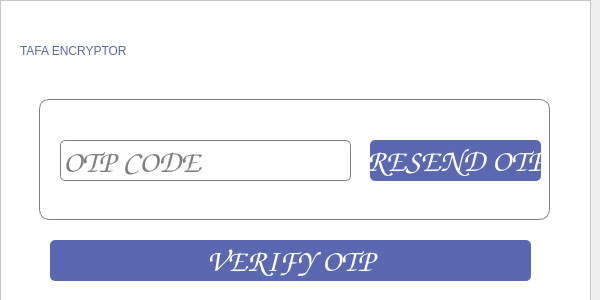
<?xml version="1.0" encoding="UTF-8"?>
<ui version="4.0">
 <class>verifyOtpForm</class>
 <widget class="QWidget" name="verifyOtpForm">
  <property name="geometry">
   <rect>
    <x>0</x>
    <y>0</y>
    <width>600</width>
    <height>300</height>
   </rect>
  </property>
  <property name="maximumSize">
   <size>
    <width>600</width>
    <height>300</height>
   </size>
  </property>
  <property name="windowTitle">
   <string>Tafa Player Verify Otp</string>
  </property>
  <widget class="QWidget" name="verticalLayoutWidget">
   <property name="geometry">
    <rect>
     <x>0</x>
     <y>0</y>
     <width>591</width>
     <height>331</height>
    </rect>
   </property>
   <layout class="QVBoxLayout" name="verticalLayout">
    <item>
     <widget class="QFrame" name="frame">
      <property name="styleSheet">
       <string notr="true">background: white;</string>
      </property>
      <property name="frameShape">
       <enum>QFrame::StyledPanel</enum>
      </property>
      <property name="frameShadow">
       <enum>QFrame::Raised</enum>
      </property>
      <widget class="QLineEdit" name="otpCodeInput">
       <property name="geometry">
        <rect>
         <x>60</x>
         <y>140</y>
         <width>291</width>
         <height>41</height>
        </rect>
       </property>
       <property name="font">
        <font>
         <family>Comic Sans MS</family>
         <pointsize>24</pointsize>
        </font>
       </property>
       <property name="styleSheet">
        <string notr="true">border-radius: 5px;
border: 1px solid gray;
color: black;</string>
       </property>
       <property name="inputMask">
        <string/>
       </property>
       <property name="text">
        <string/>
       </property>
       <property name="placeholderText">
        <string>OTP CODE</string>
       </property>
      </widget>
      <widget class="QPushButton" name="verifyOtpButton">
       <property name="geometry">
        <rect>
         <x>50</x>
         <y>240</y>
         <width>481</width>
         <height>41</height>
        </rect>
       </property>
       <property name="font">
        <font>
         <family>Comic Sans MS</family>
         <pointsize>24</pointsize>
        </font>
       </property>
       <property name="cursor">
        <cursorShape>PointingHandCursor</cursorShape>
       </property>
       <property name="styleSheet">
        <string notr="true">background: #5968B0;
color:white;
border: 0px;
border-radius:5px;</string>
       </property>
       <property name="text">
        <string>VERIFY OTP</string>
       </property>
      </widget>
      <widget class="QPushButton" name="resendOtpButton">
       <property name="geometry">
        <rect>
         <x>370</x>
         <y>140</y>
         <width>171</width>
         <height>41</height>
        </rect>
       </property>
       <property name="font">
        <font>
         <family>Comic Sans MS</family>
         <pointsize>24</pointsize>
        </font>
       </property>
       <property name="cursor">
        <cursorShape>PointingHandCursor</cursorShape>
       </property>
       <property name="styleSheet">
        <string notr="true">background: #5968B0;
color:white;
border: 0px;
border-radius: 5px;</string>
       </property>
       <property name="text">
        <string>RESEND OTP</string>
       </property>
      </widget>
      <widget class="QLabel" name="label">
       <property name="geometry">
        <rect>
         <x>20</x>
         <y>30</y>
         <width>561</width>
         <height>41</height>
        </rect>
       </property>
       <property name="styleSheet">
        <string notr="true">font: 54pt &quot;Chalkduster&quot;;
color: #5968B0;</string>
       </property>
       <property name="text">
        <string>TAFA ENCRYPTOR</string>
       </property>
      </widget>
      <widget class="QFrame" name="frame_2">
       <property name="geometry">
        <rect>
         <x>39</x>
         <y>99</y>
         <width>511</width>
         <height>121</height>
        </rect>
       </property>
       <property name="styleSheet">
        <string notr="true">border: 1px solid gray;
border-radius: 10px;
</string>
       </property>
       <property name="frameShape">
        <enum>QFrame::StyledPanel</enum>
       </property>
       <property name="frameShadow">
        <enum>QFrame::Raised</enum>
       </property>
      </widget>
      <zorder>frame_2</zorder>
      <zorder>otpCodeInput</zorder>
      <zorder>verifyOtpButton</zorder>
      <zorder>resendOtpButton</zorder>
      <zorder>label</zorder>
     </widget>
    </item>
   </layout>
  </widget>
 </widget>
 <resources/>
 <connections/>
</ui>
